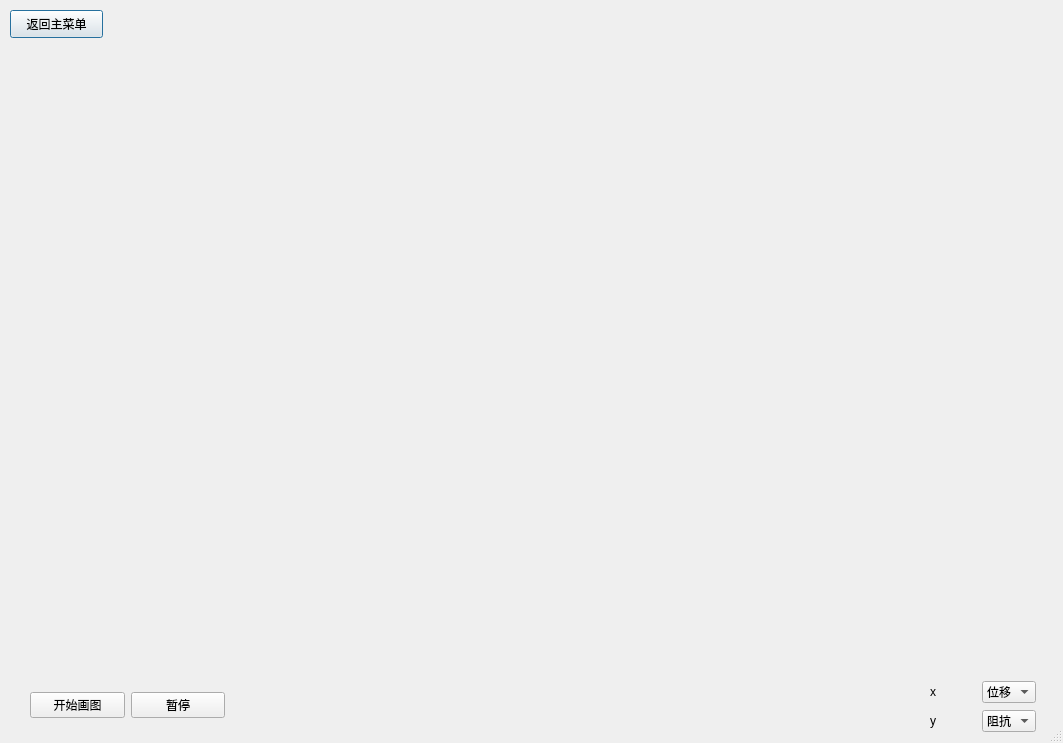
<?xml version="1.0" encoding="UTF-8"?>
<ui version="4.0">
 <class>Dialog</class>
 <widget class="QDialog" name="Dialog">
  <property name="enabled">
   <bool>true</bool>
  </property>
  <property name="geometry">
   <rect>
    <x>0</x>
    <y>0</y>
    <width>1063</width>
    <height>743</height>
   </rect>
  </property>
  <property name="mouseTracking">
   <bool>false</bool>
  </property>
  <property name="windowTitle">
   <string>Dialog</string>
  </property>
  <property name="sizeGripEnabled">
   <bool>true</bool>
  </property>
  <widget class="QPushButton" name="pushButton">
   <property name="geometry">
    <rect>
     <x>10</x>
     <y>10</y>
     <width>93</width>
     <height>28</height>
    </rect>
   </property>
   <property name="text">
    <string>返回主菜单</string>
   </property>
  </widget>
  <widget class="QCustomPlot" name="widget" native="true">
   <property name="geometry">
    <rect>
     <x>40</x>
     <y>50</y>
     <width>951</width>
     <height>611</height>
    </rect>
   </property>
  </widget>
  <widget class="QWidget" name="layoutWidget">
   <property name="geometry">
    <rect>
     <x>30</x>
     <y>690</y>
     <width>195</width>
     <height>30</height>
    </rect>
   </property>
   <layout class="QHBoxLayout" name="horizontalLayout">
    <item>
     <widget class="QPushButton" name="pushButton_2">
      <property name="text">
       <string>开始画图</string>
      </property>
     </widget>
    </item>
    <item>
     <widget class="QPushButton" name="pushButton_3">
      <property name="text">
       <string>暂停</string>
      </property>
     </widget>
    </item>
   </layout>
  </widget>
  <widget class="QWidget" name="layoutWidget">
   <property name="geometry">
    <rect>
     <x>930</x>
     <y>680</y>
     <width>106</width>
     <height>55</height>
    </rect>
   </property>
   <layout class="QVBoxLayout" name="verticalLayout">
    <item>
     <layout class="QHBoxLayout" name="horizontalLayout_2">
      <item>
       <widget class="QLabel" name="label">
        <property name="text">
         <string>x</string>
        </property>
       </widget>
      </item>
      <item>
       <widget class="QComboBox" name="xcomboBox">
        <item>
         <property name="text">
          <string>位移</string>
         </property>
        </item>
        <item>
         <property name="text">
          <string>压力</string>
         </property>
        </item>
        <item>
         <property name="text">
          <string>阻抗</string>
         </property>
        </item>
       </widget>
      </item>
     </layout>
    </item>
    <item>
     <layout class="QHBoxLayout" name="horizontalLayout_3">
      <item>
       <widget class="QLabel" name="label_2">
        <property name="text">
         <string>y</string>
        </property>
       </widget>
      </item>
      <item>
       <widget class="QComboBox" name="ycomboBox">
        <item>
         <property name="text">
          <string>阻抗</string>
         </property>
        </item>
        <item>
         <property name="text">
          <string>压力</string>
         </property>
        </item>
        <item>
         <property name="text">
          <string>位移</string>
         </property>
        </item>
       </widget>
      </item>
     </layout>
    </item>
   </layout>
  </widget>
 </widget>
 <customwidgets>
  <customwidget>
   <class>QCustomPlot</class>
   <extends>QWidget</extends>
   <header>qcustomplot.h</header>
   <container>1</container>
   <slots>
    <signal>init()</signal>
   </slots>
  </customwidget>
 </customwidgets>
 <resources/>
 <connections/>
</ui>
